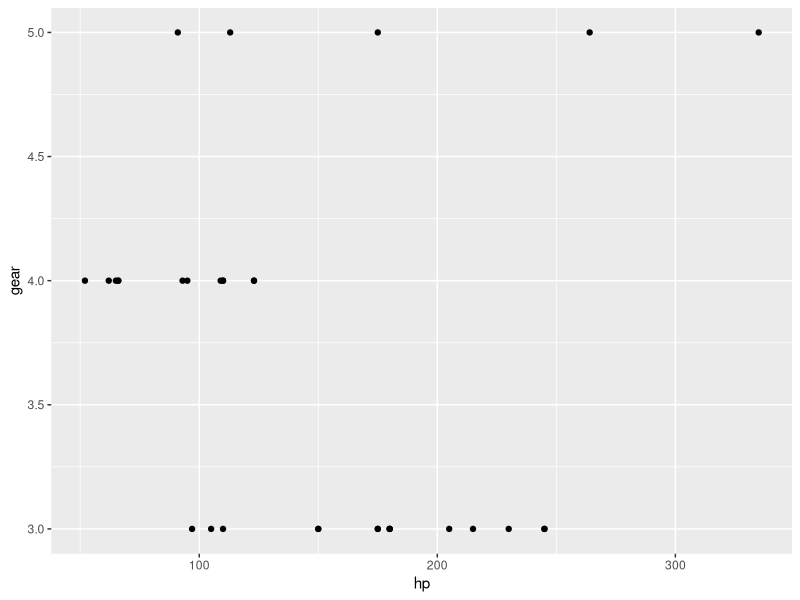
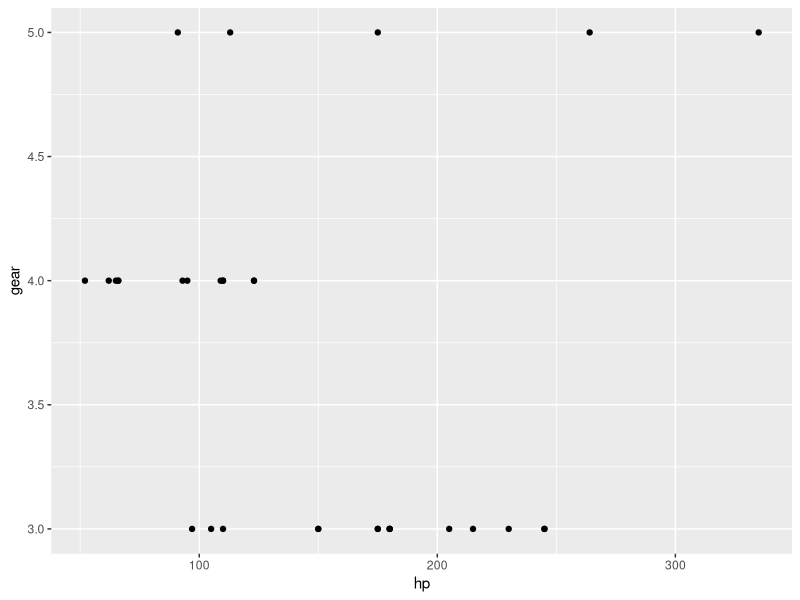

The R script that drew these images, in order:
library(ggplot2)

head(mtcars)

cars_plot <- ggplot(mtcars, aes(x=hp, y=gear)) + geom_point()
ggsave("plot.png")
print(cars_plot)

print(paste("minimum hp: ", min(mtcars$hp)))